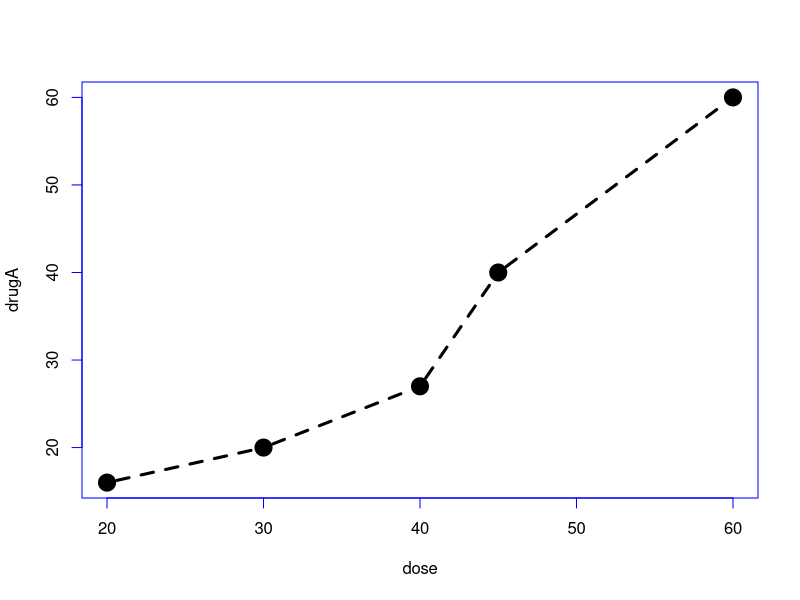
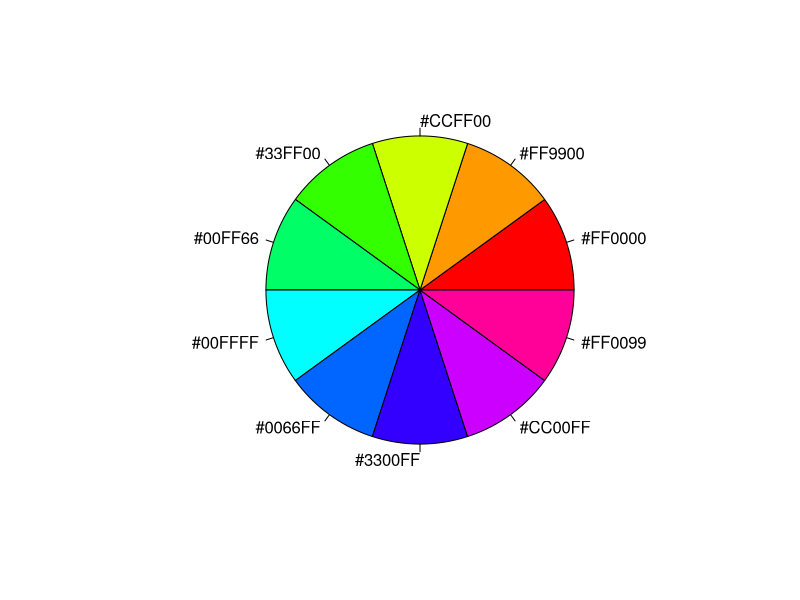
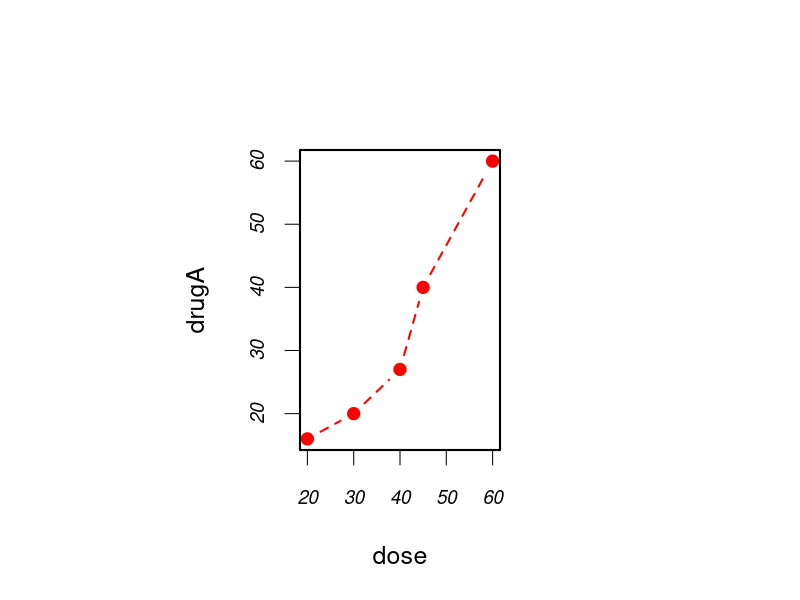
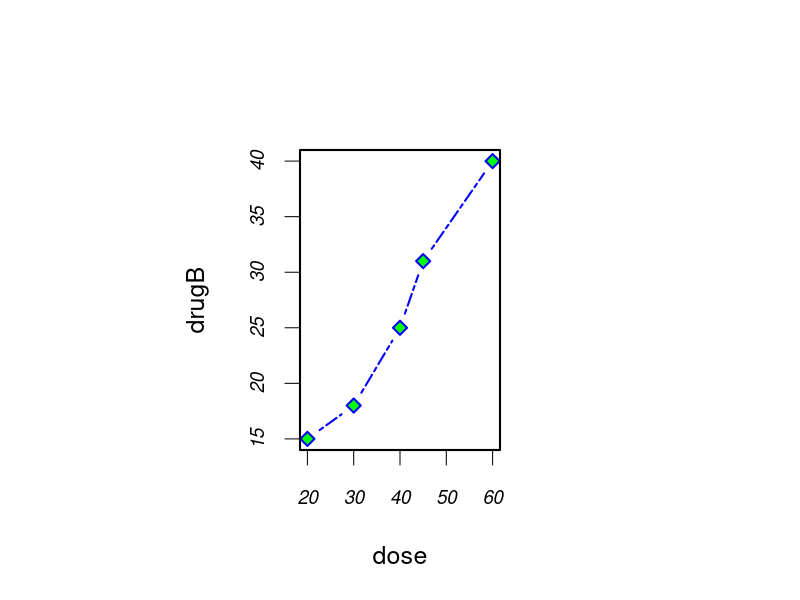
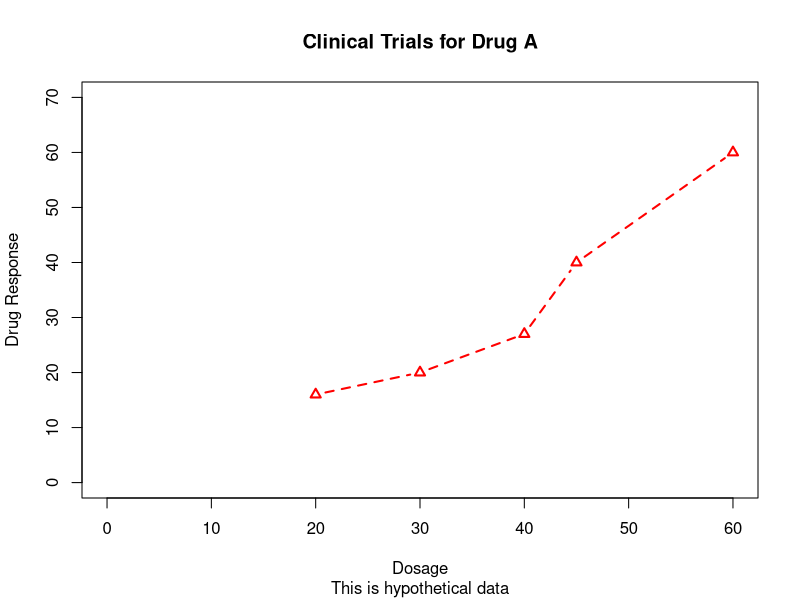
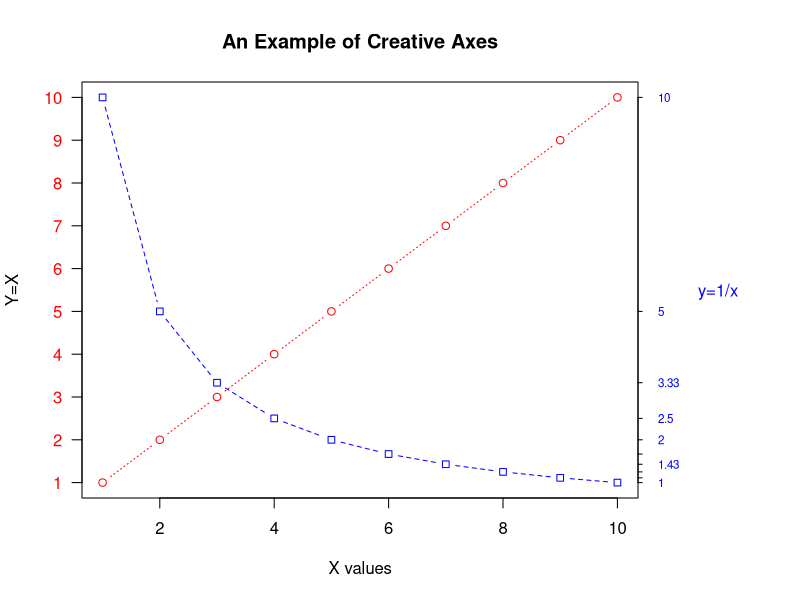

The R script that drew these images, in order:
dose <- c(20, 30, 40, 45, 60)
drugA <- c(16, 20, 27, 40, 60)
drugB <- c(15, 18, 25, 31, 40)

plot(dose, drugA, type = "b",lty=2,lwd=3,pch=19,cex=2,fg="blue")

n <- 10
mycolors <- rainbow(n)
pie(rep(1, n), labels = mycolors, col = mycolors)
#==========================
dose <- c(20, 30, 40, 45, 60)
drugA <- c(16, 20, 27, 40, 60)
drugB <- c(15, 18, 25, 31, 40)
opar <- par(no.readonly = TRUE)
par(pin = c(2, 3))
par(lwd = 2, cex = 1.5)
par(cex.axis = 0.75, font.axis = 3)
plot(dose, drugA, type = "b", pch = 19, lty = 2, col = "red")
plot(dose, drugB, type = "b", pch = 23, lty = 6, col = "blue", 
     bg = "green")
par(opar)

#============================
plot(dose, drugA, type = "b", col = "red", lty = 2, 
     pch = 2, lwd = 2, main = "Clinical Trials for Drug A", 
     sub = "This is hypothetical data", 
     xlab = "Dosage", ylab = "Drug Response", xlim = c(0, 60), 
     ylim = c(0, 70))

#==============================
x <- c(1:10)
y <- x
z <- 10/x
opar <- par(no.readonly = TRUE)
par(mar = c(5, 4, 4, 8) + 0.1)

plot(x, y, type = "b", pch = 21, col = "red", yaxt = "n", 
     lty = 3, ann = FALSE)
lines(x, z, type = "b", pch = 22, col = "blue", lty = 2)
axis(2, at = x, labels = x, col.axis = "red", las = 2)
axis(4, at = z, labels = round(z, digits = 2), col.axis = "blue", 
     las = 2, cex.axis = 0.7, tck = -0.01)
mtext("y=1/x", side = 4, line = 3, cex.lab = 1, las = 2, 
      col = "blue")
title("An Example of Creative Axes", xlab = "X values", 
      ylab = "Y=X")
par(opar)

#-------------------------------











